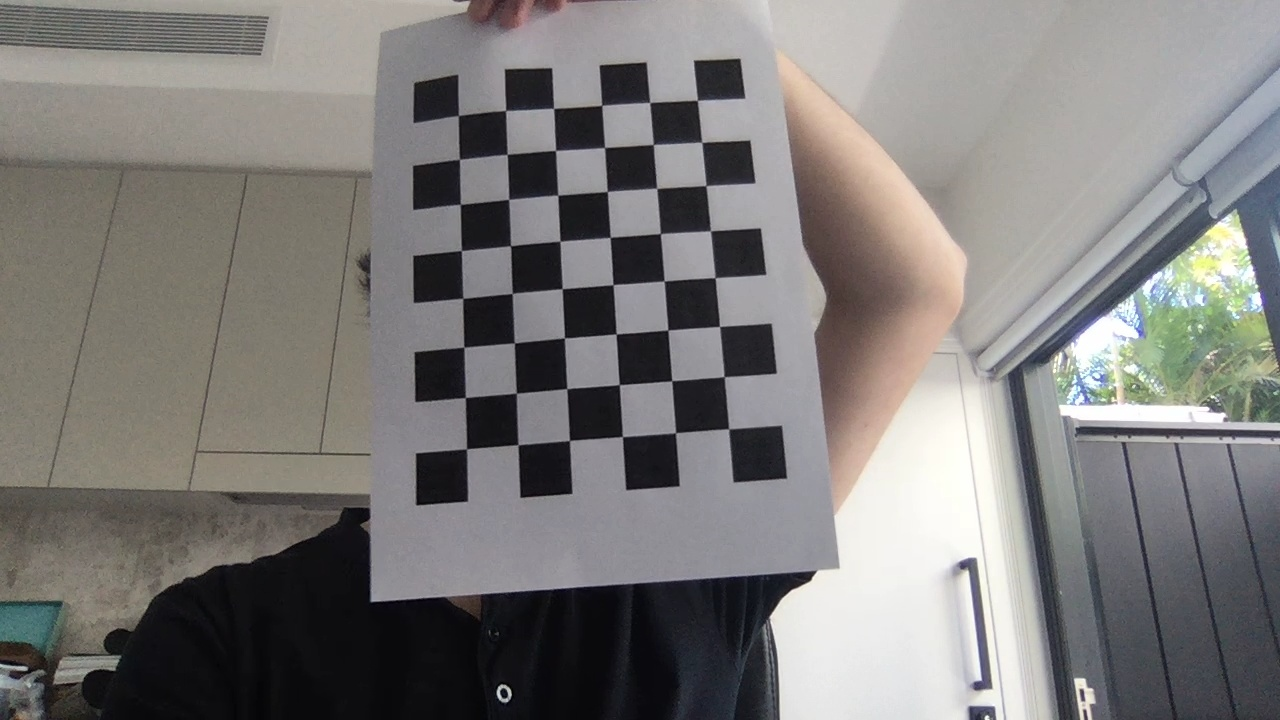
#> input picture src/calibration/images/calibration1.jpg, 1280 x 720 px; its folder holds only this picture in this run
$ python parameters.py
#> lines starting #> are read from the running program, lines starting #| are printed output that depends on the picture; after the words box and inside, x2 and y2 are one past the last pixel; in counts of white or black regions, pixels touching at a corner belong together; long printed decimals are rounded
import numpy as np
import cv2
import glob


def get_calibration_values(square_size_cm, image_dir_path="calibration/images/*.jpg", internal_cols=8, internal_rows=6):

    # Termination criteria for refinement
#> called with square_size_cm = 2.4, image_dir_path = 'calibration/images/*.jpg', internal_cols = 8, internal_rows = 6
    criteria = (cv2.TERM_CRITERIA_EPS + cv2.TERM_CRITERIA_MAX_ITER, 30, 0.001)

    # Prepare object points in global reference frame
    objp = np.zeros((internal_rows*internal_cols, 3), np.float32)
    objp[:, :2] = np.mgrid[0:internal_cols, 0:internal_rows].T.reshape(-1, 2)
    objp *= square_size_cm

    # Arrays to store object points and image points from all the calibration images
    objpoints = [] # 3d points in real world space
    imgpoints = [] # 2d points in image plane

    # Get filenames of calibration images
    # TODO: replace the placeholder image with the actual images
    images = glob.glob(image_dir_path)

    for fname in images:
        img = cv2.imread(fname)
#> img is the input picture: shape (720, 1280, 3); mean B, G, R 121.7, 123.4, 125.5
        gray = cv2.cvtColor(img, cv2.COLOR_BGR2GRAY)
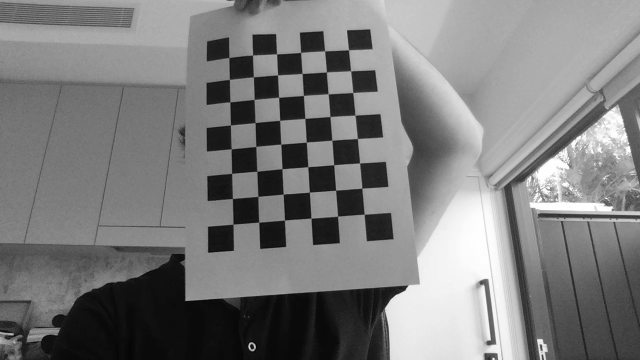
#> gray: shape (720, 1280) (shown at 1/2 size); min 0, max 255, mean 123.8

        # Find the checkerboard corners
        ret, corners = cv2.findChessboardCorners(gray, (internal_cols, internal_rows), None)
#> ret = True; corners = 48 rows, first 8: [697.3, 100.4], [701.6, 142.5], [705.9, 185.5], [710.3, 231], [714.9, 277.8], [719.5, 326.5], [723.9, 376.6], [728.7, 429.1]

        # If found, add object points, image points (after refining them)
        if ret:
            objpoints.append(objp)

            corners2 = cv2.cornerSubPix(gray, corners, (11, 11), (-1, -1), criteria)
#> corners2 = 48 rows, first 8: [697.4, 100.3], [701.7, 142.2], [705.9, 185.6], [710.4, 230.7], [715.2, 277.6], [719.5, 326.4], [724.1, 376.7], [728.7, 428.8]
            imgpoints.append(corners2)

            # Draw and display the corners overlayed on the calibration image
            img = cv2.drawChessboardCorners(img, (internal_cols, internal_rows), corners2, ret)
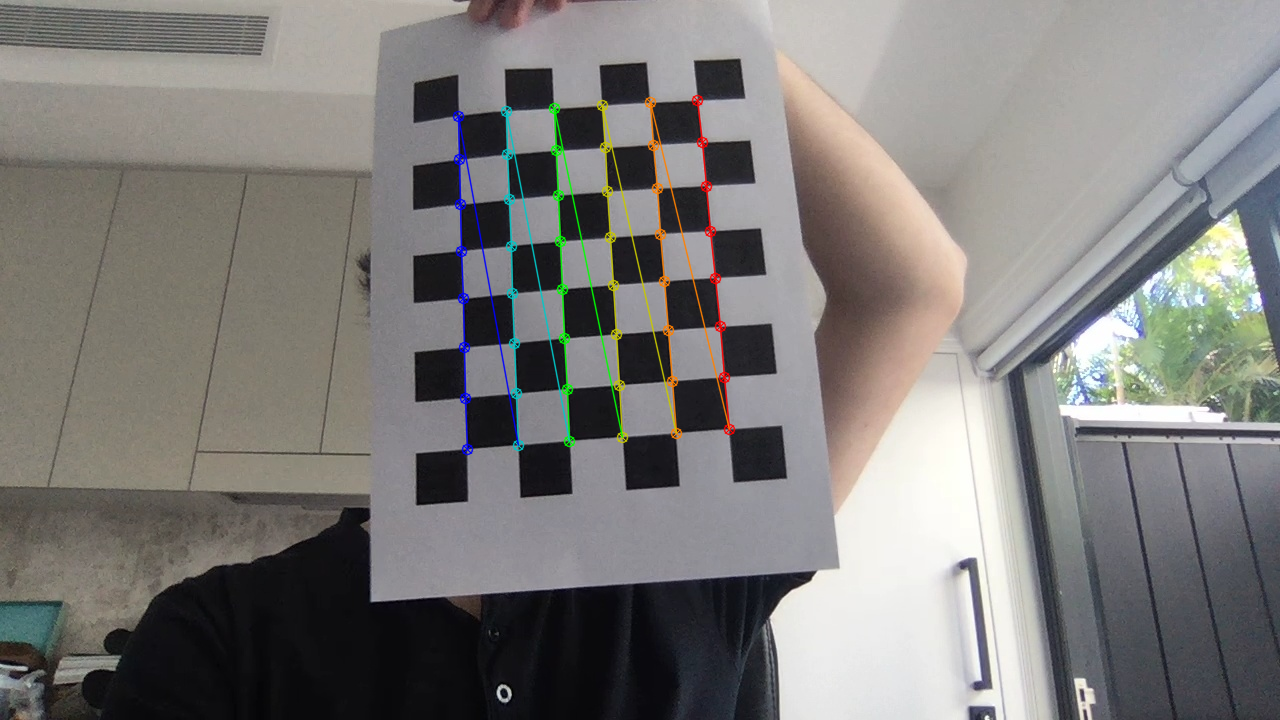
#> img: shape (720, 1280, 3); 1.6% of pixels changed, all inside (x1, y1, x2, y2) = (452, 94, 736, 456)
            cv2.imshow('img', img)
            cv2.waitKey(500)

    cv2.destroyAllWindows()

    # Get calibration values from matched object and image points
    retval, cameraMatrix, distCoeffs, rvecs, tvecs = cv2.calibrateCamera(objpoints, imgpoints, gray.shape[::-1], None, None)
#> retval = 0.375; cameraMatrix = [[1516.5, 0, 772.4], [0, 1575.6, 569.5], [0, 0, 1]]; distCoeffs = [[-1.4, 4.28, -0.0536, -0.0634, -6.53]]; rvecs = ([-0.168, 0.126, 1.49],); tvecs = ([-3.34, -22.56, 72.1],)
    print("Camera calibration complete.")
    print(f'Camera matrix:\n{cameraMatrix}')
#| Camera matrix:
#| [[1.51651691e+03 0.00000000e+00 7.72444462e+02]
#|  [0.00000000e+00 1.57555350e+03 5.69548944e+02]
#|  [0.00000000e+00 0.00000000e+00 1.00000000e+00]]
    print(f'Distortion coefficients:\n{distCoeffs}')
#| Distortion coefficients:
#| [[-1.404  4.284 -0.05362 -0.06342 -6.533]]
    print(f'Rotation vector:\n{rvecs}')
#| Rotation vector:
#| (array([[-0.1678 ],
#|        [ 0.1265],
#|        [ 1.485]]),)
    print(f'Translation vector:\n{tvecs}')
#| Translation vector:
#| (array([[ -3.338],
#|        [-22.560],
#|        [ 72.101]]),)

    return retval, cameraMatrix, distCoeffs, rvecs, tvecs

# [9 lines left out: functions write_parameter_files, read_values_from_file, not called in this run]

if __name__ == "__main__":

    # Must be running at src level, otherwise image directory path should be specified
    retval, cameraMatrix, distCoeffs, rvecs, tvecs = get_calibration_values(2.4)
#> retval = 0.375; distCoeffs = [[-1.4, 4.28, -0.0536, -0.0634, -6.53]]; rvecs = ([-0.168, 0.126, 1.49],); tvecs = ([-3.34, -22.56, 72.1],)

$ run again, on src/calibration/images/calibration5.jpg
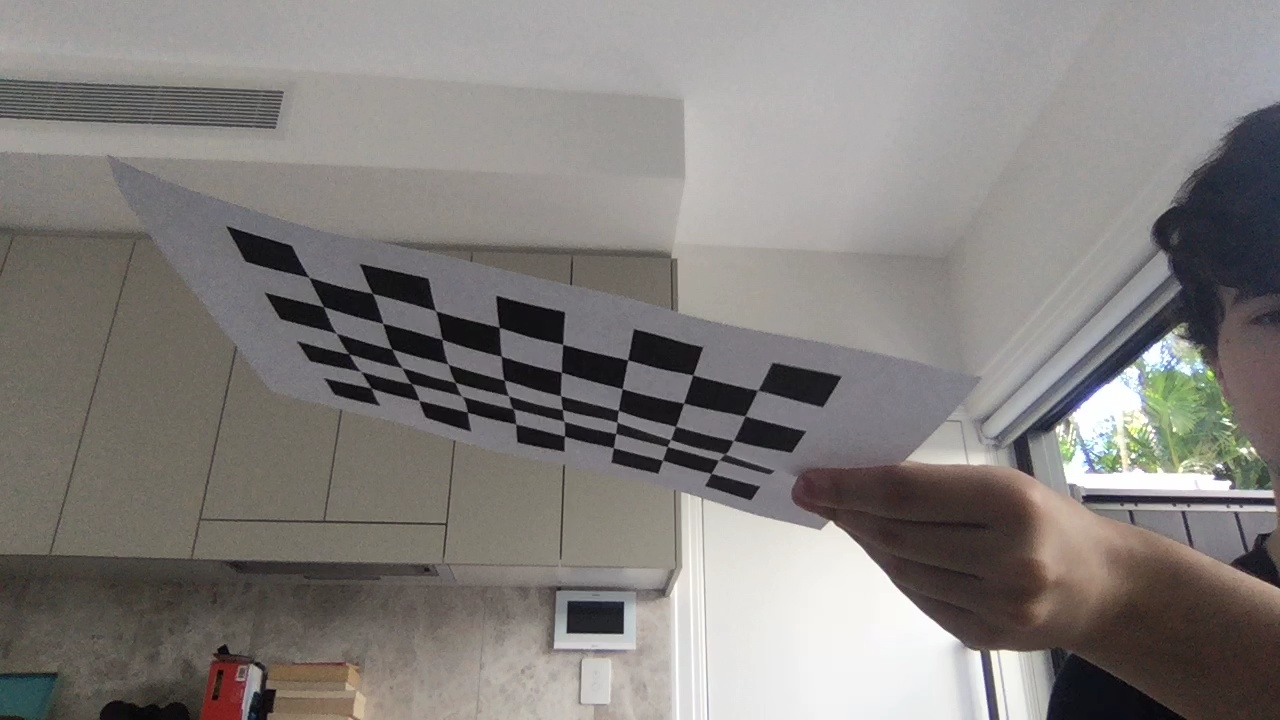
#> input picture src/calibration/images/calibration5.jpg, 1280 x 720 px
#> in get_calibration_values, img is the input picture: shape (720, 1280, 3); mean B, G, R 125, 127.9, 131.7
#> in get_calibration_values, `gray = cv2.cvtColor(img, cv2.COLOR_BGR2GRAY)`:
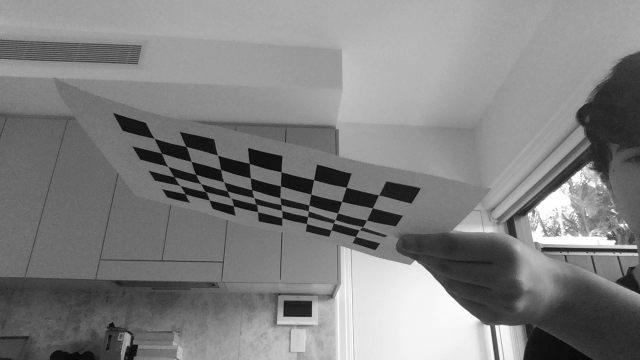
#> gray: shape (720, 1280) (shown at 1/2 size); min 0, max 255, mean 128.7
#> ret = True; corners = 48 rows, first 8: [308.6, 277.7], [372.5, 293.5], [435.7, 310.7], [499.4, 328], [562.8, 344.3], [627.9, 360.1], [693.4, 374.5], [757.5, 389.7]
#> corners2 = 48 rows, first 8: [308.8, 277.3], [372.6, 293.4], [435.6, 310.7], [499.2, 327.3], [562.7, 344.4], [627.6, 359.7], [692.7, 374.9], [757.8, 390.2]
#> in get_calibration_values, `img = cv2.drawChessboardCorners(img, (internal_cols, internal_rows), c..`:
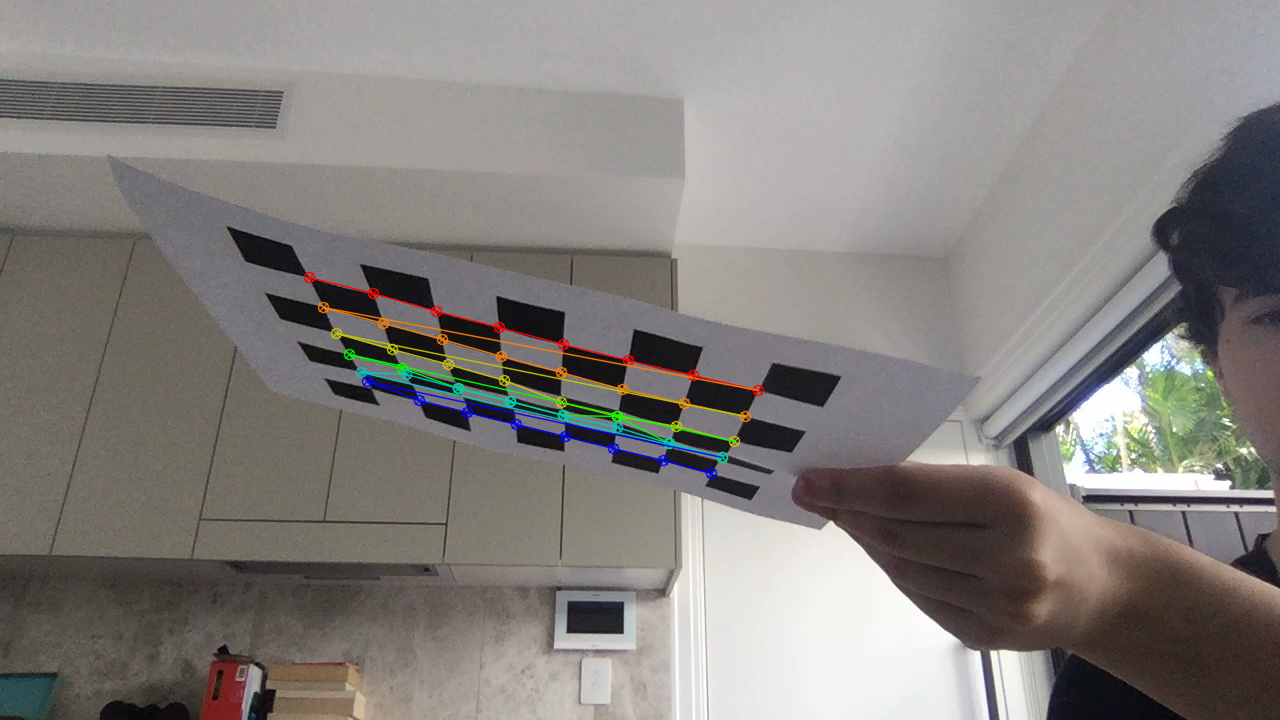
#> img: shape (720, 1280, 3); 1.54% of pixels changed, all inside (x1, y1, x2, y2) = (303, 271, 765, 480)
#> in get_calibration_values, `retval, cameraMatrix, distCoeffs, rvecs, tvecs = cv2.calibrateCamera(o..`: retval = 5.64; cameraMatrix = [[1371.6, 0, 720.5], [0, 528.4, 369.2], [0, 0, 1]]; distCoeffs = [[-0.649, 19.4, -0.285, 0.0324, -112.5]]; rvecs = ([0.668, 0.562, 0.353],); tvecs = ([-12.27, -5.96, 43.6],)
#| Camera matrix:
#| [[1.37162267e+03 0.00000000e+00 7.20532857e+02]
#|  [0.00000000e+00 5.28400024e+02 3.69157455e+02]
#|  [0.00000000e+00 0.00000000e+00 1.00000000e+00]]
#| Distortion coefficients:
#| [[-6.49086129e-01  1.93975530e+01 -2.84723011e-01  3.23773559e-02
#|   -1.12520500e+02]]
#| Rotation vector:
#| (array([[0.6679],
#|        [0.5623],
#|        [0.3531 ]]),)
#| Translation vector:
#| (array([[-12.273],
#|        [ -5.962],
#|        [ 43.597]]),)
#> `retval, cameraMatrix, distCoeffs, rvecs, tvecs = get_calibration_value..`: retval = 5.64; cameraMatrix = [[1371.6, 0, 720.5], [0, 528.4, 369.2], [0, 0, 1]]; distCoeffs = [[-0.649, 19.4, -0.285, 0.0324, -112.5]]; rvecs = ([0.668, 0.562, 0.353],); tvecs = ([-12.27, -5.96, 43.6],)

$ run again, on src/calibration/images/calibration6.jpg
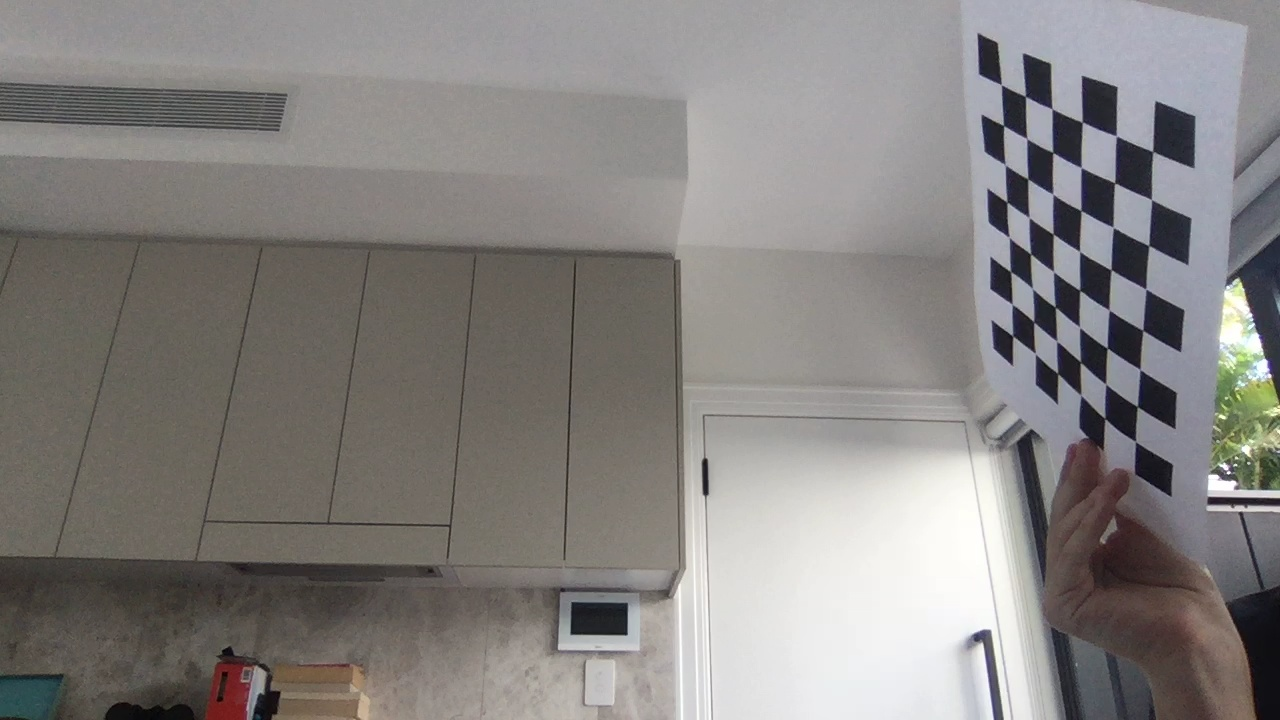
#> input picture src/calibration/images/calibration6.jpg, 1280 x 720 px
#> in get_calibration_values, img is the input picture: shape (720, 1280, 3); mean B, G, R 128, 130.2, 133.4
#> ret = True; corners = 48 rows, first 8: [1013.1, 336.4], [1012.2, 304.4], [1010.7, 271.8], [1008.7, 237.2], [1007.4, 202.5], [1005.2, 165.5], [1003.5, 125.5], [1001.2, 84.76]
#> corners2 = 48 rows, first 8: [1012.7, 335.8], [1012.2, 304.2], [1010.6, 271.6], [1009.1, 237.5], [1006.9, 202.1], [1005.2, 164.8], [1003.6, 125.5], [1001.4, 84.7]
#> in get_calibration_values, `img = cv2.drawChessboardCorners(img, (internal_cols, internal_rows), c..`:
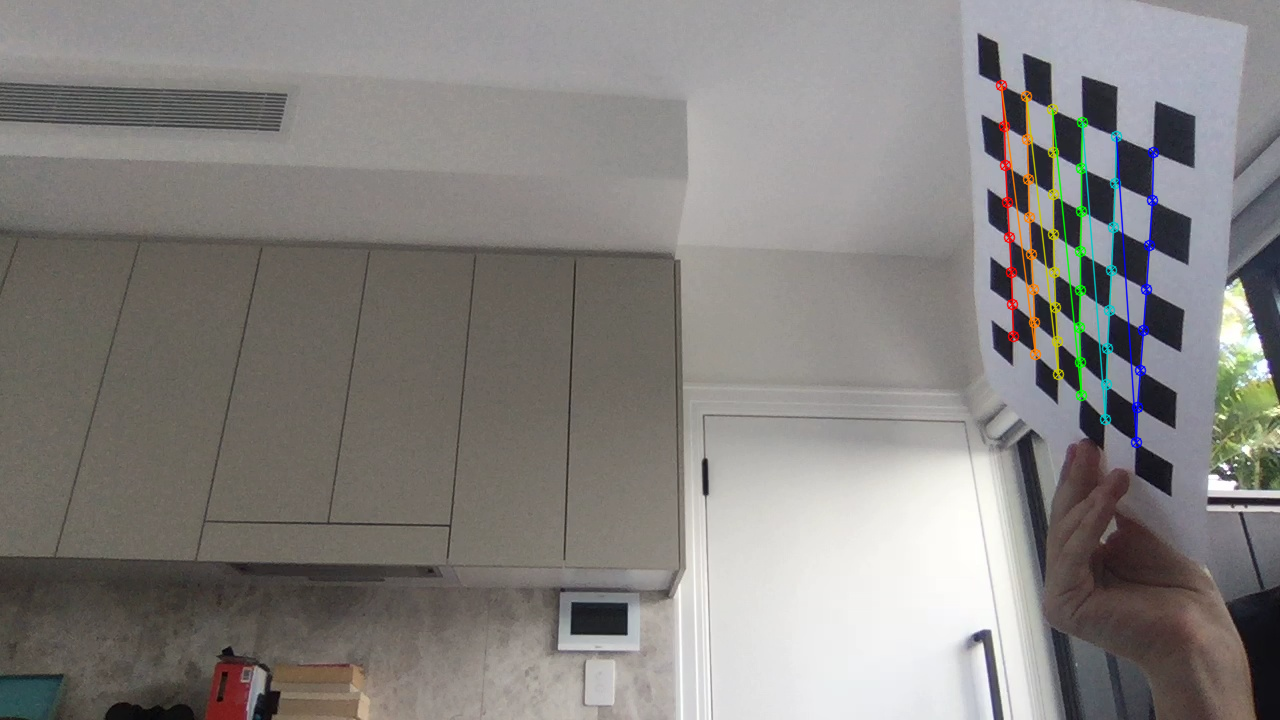
#> img: shape (720, 1280, 3); 1.36% of pixels changed, all inside (x1, y1, x2, y2) = (995, 79, 1160, 449)
#> in get_calibration_values, `retval, cameraMatrix, distCoeffs, rvecs, tvecs = cv2.calibrateCamera(o..`: retval = 0.952; cameraMatrix = [[778, 0, 647.5], [0, 1161.5, 387.4], [0, 0, 1]]; distCoeffs = [[-0.615, 1.11, 0.0214, -0.0197, -0.575]]; rvecs = ([-0.352, 1.54, -1.17],); tvecs = ([33.19, -3.52, 60.9],)
#| Camera matrix:
#| [[7.78016590e+02 0.00000000e+00 6.47484202e+02]
#|  [0.00000000e+00 1.16153978e+03 3.87422931e+02]
#|  [0.00000000e+00 0.00000000e+00 1.00000000e+00]]
#| Distortion coefficients:
#| [[-0.6155   1.107   0.02142 -0.0197 -0.575]]
#| Rotation vector:
#| (array([[-0.3522 ],
#|        [ 1.541],
#|        [-1.168]]),)
#| Translation vector:
#| (array([[33.195],
#|        [-3.521],
#|        [60.903]]),)
#> `retval, cameraMatrix, distCoeffs, rvecs, tvecs = get_calibration_value..`: retval = 0.952; cameraMatrix = [[778, 0, 647.5], [0, 1161.5, 387.4], [0, 0, 1]]; distCoeffs = [[-0.615, 1.11, 0.0214, -0.0197, -0.575]]; rvecs = ([-0.352, 1.54, -1.17],); tvecs = ([33.19, -3.52, 60.9],)
